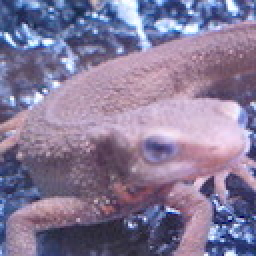
#> input picture Question_11_20/image_11_20/imori.jpg, 128 x 128 px, found by its file name (shown 2 times larger)
$ python q43.py   (older library calls are emulated)
#> lines starting #> are read from the running program, lines starting #| are printed output that depends on the picture
import cv2
import numpy as np
import matplotlib.pyplot as plt

def Canny_step1(img):

    # Gray scale
    def BGR2GRAY(img):
        b = img[:, :, 0].copy()
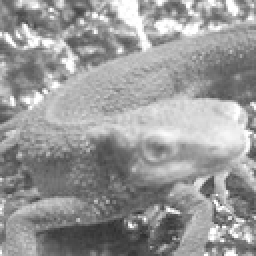
#> b: shape (128, 128) float32 (shown 2 times larger); min 46, max 255, mean 152.8
        g = img[:, :, 1].copy()
        r = img[:, :, 2].copy()
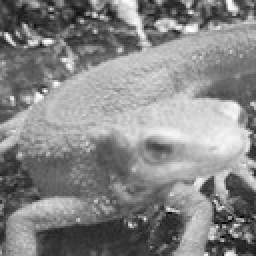
#> r: shape (128, 128) float32 (shown 2 times larger); min 0, max 255, mean 134.1

        # Gray scale
        out = 0.2126 * r + 0.7152 * g + 0.0722 * b
        out = out.astype(np.uint8)

        return out

    # Gaussian filter for grayscale
    def gaussian_filter(img, K_size=3, sigma=1.3):

#> called with K_size = 5, sigma = 1.4
        if len(img.shape) == 3:
            H, W, C = img.shape
            gray = False
        else:
            img = np.expand_dims(img, axis=-1)
            H, W, C = img.shape
#> H = 128; W = 128; C = 1
            gray = True

        ## Zero padding
        pad = K_size // 2
        out = np.zeros([H + pad * 2, W + pad * 2, C], dtype=np.float)
        out[pad: pad + H, pad: pad + W] = img.copy().astype(np.float)
#> out: shape (132, 132, 1) float64

        ## prepare Kernel
        K = np.zeros((K_size, K_size), dtype=np.float)
        for x in range(-pad, -pad + K_size):
            for y in range(-pad, -pad + K_size):
                K[y + pad, x + pad] = np.exp( - (x ** 2 + y ** 2) / (2 * (sigma ** 2)))
        K /= (2 * np.pi * sigma * sigma)
        K /= K.sum()

        tmp = out.copy()

        # filtering
        for y in range(H):
            for x in range(W):
                for c in range(C):
                    out[pad + y, pad + x, c] = np.sum(K * tmp[y : y + K_size, x : x + K_size, c])
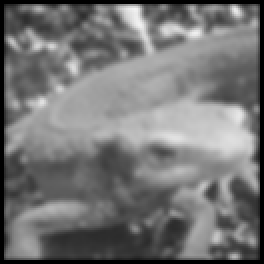
#> out: shape (132, 132, 1) float64 (shown 2 times larger); min 0, max 243.3, mean 117.2

        out = np.clip(out, 0, 255)
        out = out[pad : pad + H, pad : pad + W]
#> out: shape (128, 128, 1) float64
        #out = out.astype(np.uint8)

        if gray:
            out = out[..., 0]

        return out


    # sobel filter
    def sobel_filter(img, K_size=3):
#> called with K_size = 3
        if len(img.shape) == 3:
            H, W, C = img.shape
        else:
            #img = np.expand_dims(img, axis=-1)
            H, W = img.shape
#> H = 128; W = 128

        # Zero padding
        pad = K_size // 2
        out = np.zeros((H + pad * 2, W + pad * 2), dtype=np.float)
        out[pad : pad + H, pad : pad + W] = img.copy().astype(np.float)
#> out: shape (130, 130) float64
        tmp = out.copy()

        out_v = out.copy()
        out_h = out.copy()

        ## Sobel vertical
        Kv = [[1., 2., 1.],[0., 0., 0.], [-1., -2., -1.]]
        ## Sobel horizontal
        Kh = [[1., 0., -1.],[2., 0., -2.],[1., 0., -1.]]

        # filtering
        for y in range(H):
            for x in range(W):
                out_v[pad + y, pad + x] = np.sum(Kv * (tmp[y : y + K_size, x : x + K_size]))
                out_h[pad + y, pad + x] = np.sum(Kh * (tmp[y : y + K_size, x : x + K_size]))
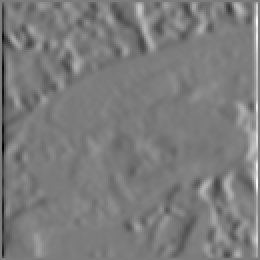
#> out_h: shape (130, 130) float64 (shown 2 times larger); min -582.2, max 613.6, mean 0; drawn with min black and max white
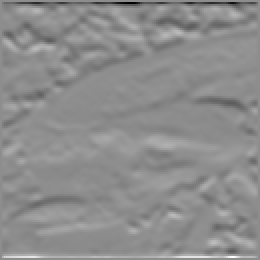
#> out_v: shape (130, 130) float64 (shown 2 times larger); min -872.9, max 702.8, mean 0.6; drawn with min black and max white

        out_v = np.clip(out_v, 0, 255)
        out_h = np.clip(out_h, 0, 255)

        out_v = out_v[pad : pad + H, pad : pad + W].astype(np.uint8)
#> out_v: shape (128, 128)
        out_h = out_h[pad : pad + H, pad : pad + W].astype(np.uint8)
#> out_h: shape (128, 128)

        return out_v, out_h

    def get_edge_angle(fx, fy):
        # get edge strength
        edge = np.sqrt(np.power(fx.astype(np.float32), 2) + np.power(fy.astype(np.float32), 2))
        edge = np.clip(edge, 0, 255)

        fx = np.maximum(fx, 1e-5)
        #fx[np.abs(fx) <= 1e-5] = 1e-5

        # get edge angle
        angle = np.arctan(fy / fx)

        return edge, angle

    def angle_quantization(angle):
        angle = angle / np.pi * 180
        angle[angle < -22.5] = 180 + angle[angle < -22.5]
        _angle = np.zeros_like(angle, dtype=np.uint8)
        _angle[np.where(angle <= 22.5)] = 0
        _angle[np.where((angle > 22.5) & (angle <= 67.5))] = 45
        _angle[np.where((angle > 67.5) & (angle <= 112.5))] = 90
        _angle[np.where((angle > 112.5) & (angle <= 157.5))] = 135

        return _angle

    # grayscale
    gray = BGR2GRAY(img)

    # gaussian filtering
    gaussian = gaussian_filter(gray, K_size=5, sigma=1.4)

    # sobel filtering
    fy, fx = sobel_filter(gaussian, K_size=3)

    # get edge strength, angle
    edge, angle = get_edge_angle(fx, fy)

    # angle quantization
    angle = angle_quantization(angle)
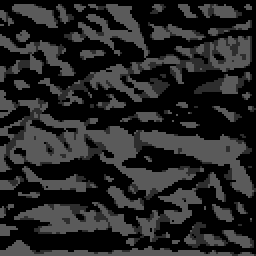
#> angle: shape (128, 128) (shown 2 times larger); min 0, max 90, mean 37.3

    return edge, angle


def Canny_step2(_edge, _angle):
    edge = _edge.copy()
    angle = _angle.copy()

    H, W = edge.shape
#> H = 128; W = 128
    # edge_0 = edge[angle == 0]
    # edge_45 = edge[angle == 45]
    # edge_90 = edge[angle == 90]
    # edge_135 = edge[angle == 135]

    # edge[angle == 0] = edge_0
    # edge[angle == 45] = edge_45
    # edge[angle == 90] = edge_90
    # edge[angle == 135] = edge_135

    print(edge)
#> (printed output is left out)

    for y in range(1,H-1):
        for x in range(1,W-1):
            # [11 lines of commented-out code are left out]

            if angle[y, x] == 0:
                dx1, dy1, dx2, dy2 = -1, 0, 1, 0
            elif angle[y, x] == 45:
                dx1, dy1, dx2, dy2 = -1, 1, 1, -1
            elif angle[y, x] == 90:
                dx1, dy1, dx2, dy2 = 0, -1, 0, 1
            elif angle[y, x] == 135:
                dx1, dy1, dx2, dy2 = -1, -1, 1, 1
            if x == 0:
                dx1 = max(dx1, 0)
                dx2 = max(dx2, 0)
            if x == W-1:
                dx1 = min(dx1, 0)
                dx2 = min(dx2, 0)
            if y == 0:
                dy1 = max(dy1, 0)
                dy2 = max(dy2, 0)
            if y == H-1:
                dy1 = min(dy1, 0)
                dy2 = min(dy2, 0)
            if max(max(_edge[y, x], _edge[y + dy1, x + dx1]), _edge[y + dy2, x + dx2]) != _edge[y, x]:
                edge[y, x] = 0

    edge = edge.clip(0,255)

    print(edge)
#> (printed output is left out)

    return edge

def Canny_step3(_edge, HT = 50, LT = 20):
#> called with HT = 50, LT = 20
    H, W = _edge.shape
#> H = 128; W = 128
    edge = _edge.copy()
    for y in range(H):
        for x in range(W):
            dy1, dy2, dx1, dx2 = -1, 2, -1, 2

            if y == 0:
                dy1 = 0

            if y == H-1:
                dy2 = 1

            if x == 0:
                dx1 = 0

            if x == W-1:
                dx2 = 1

            if _edge[y,x] > LT & np.max(_edge[y+dy1:y+dy2,x+dx1:x+dx2]) > HT:
                edge[y, x] = 255
        print(edge)
#> this loop made 128 passes
#> (printed output is left out)

    edge[edge<=LT] = 0
#> edge: shape (128, 128); min 0, max 255, mean 14.4
    edge[HT<=edge] = 255
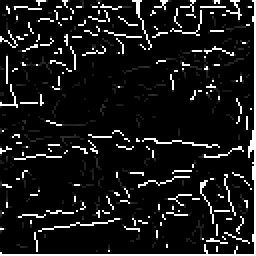
#> edge: shape (128, 128) (shown 2 times larger); min 0, max 255, mean 24.7
    print(edge)
    return edge


# Read image
img = cv2.imread("./image_41_50/imori.jpg").astype(np.float32)

# Canny (step1)
edge, angle = Canny_step1(img)
edge = edge.astype(np.uint8)
angle = angle.astype(np.uint8)

edge = Canny_step2(edge, angle)

edge = Canny_step3(edge, 50, 20)

# Save result
cv2.imwrite("./image_41_50/answer43.jpg", edge)
cv2.imshow("result", edge)
cv2.waitKey(0)
cv2.destroyAllWindows()
